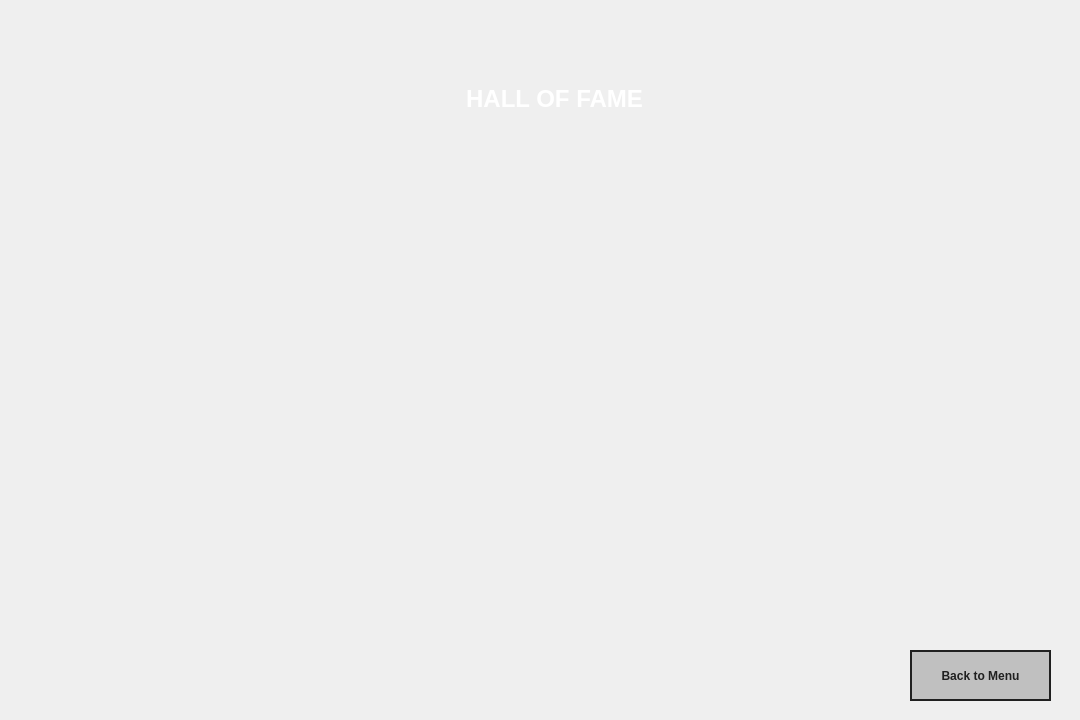
<?xml version="1.0" encoding="UTF-8"?>
<ui version="4.0">
 <class>WinResultWindow</class>
 <widget class="QWidget" name="WinResultWindow">
  <property name="geometry">
   <rect>
    <x>0</x>
    <y>0</y>
    <width>1080</width>
    <height>720</height>
   </rect>
  </property>
  <property name="windowTitle">
   <string>Form</string>
  </property>
  <widget class="QLabel" name="light">
   <property name="geometry">
    <rect>
     <x>169</x>
     <y>-120</y>
     <width>791</width>
     <height>651</height>
    </rect>
   </property>
   <property name="styleSheet">
    <string notr="true"/>
   </property>
   <property name="text">
    <string/>
   </property>
   <property name="pixmap">
    <pixmap resource="resource.qrc">:/img/img/light.png</pixmap>
   </property>
   <property name="scaledContents">
    <bool>true</bool>
   </property>
  </widget>
  <widget class="QLabel" name="pkmn_0">
   <property name="geometry">
    <rect>
     <x>60</x>
     <y>300</y>
     <width>306</width>
     <height>289</height>
    </rect>
   </property>
   <property name="styleSheet">
    <string notr="true"/>
   </property>
   <property name="text">
    <string/>
   </property>
   <property name="pixmap">
    <pixmap resource="resource.qrc">:/sprites/sprites/charizard.png</pixmap>
   </property>
   <property name="scaledContents">
    <bool>true</bool>
   </property>
  </widget>
  <widget class="QPushButton" name="menuBtn">
   <property name="geometry">
    <rect>
     <x>910</x>
     <y>650</y>
     <width>141</width>
     <height>51</height>
    </rect>
   </property>
   <property name="font">
    <font>
     <bold>true</bold>
    </font>
   </property>
   <property name="cursor">
    <cursorShape>PointingHandCursor</cursorShape>
   </property>
   <property name="styleSheet">
    <string notr="true">background: rgba(0, 0, 0, 50);
color: #202020;
border: 2px solid #202020;
text-transform: uppercase;</string>
   </property>
   <property name="text">
    <string>Back to Menu</string>
   </property>
  </widget>
  <widget class="QLabel" name="background">
   <property name="geometry">
    <rect>
     <x>-100</x>
     <y>-20</y>
     <width>1300</width>
     <height>750</height>
    </rect>
   </property>
   <property name="text">
    <string/>
   </property>
   <property name="pixmap">
    <pixmap resource="resource.qrc">:/img/img/bg_win_even.png</pixmap>
   </property>
   <property name="scaledContents">
    <bool>true</bool>
   </property>
  </widget>
  <widget class="QLabel" name="podium">
   <property name="geometry">
    <rect>
     <x>260</x>
     <y>410</y>
     <width>611</width>
     <height>151</height>
    </rect>
   </property>
   <property name="styleSheet">
    <string notr="true"/>
   </property>
   <property name="text">
    <string/>
   </property>
   <property name="pixmap">
    <pixmap resource="resource.qrc">:/img/img/podium_white.png</pixmap>
   </property>
   <property name="scaledContents">
    <bool>true</bool>
   </property>
  </widget>
  <widget class="QLabel" name="confetti">
   <property name="geometry">
    <rect>
     <x>29</x>
     <y>-100</y>
     <width>1071</width>
     <height>651</height>
    </rect>
   </property>
   <property name="styleSheet">
    <string notr="true"/>
   </property>
   <property name="text">
    <string/>
   </property>
   <property name="pixmap">
    <pixmap resource="resource.qrc">:/img/img/confetti.png</pixmap>
   </property>
   <property name="scaledContents">
    <bool>true</bool>
   </property>
  </widget>
  <widget class="QLabel" name="label">
   <property name="geometry">
    <rect>
     <x>359</x>
     <y>78</y>
     <width>391</width>
     <height>41</height>
    </rect>
   </property>
   <property name="font">
    <font>
     <pointsize>18</pointsize>
     <italic>false</italic>
     <bold>true</bold>
    </font>
   </property>
   <property name="styleSheet">
    <string notr="true">color: white;</string>
   </property>
   <property name="text">
    <string>HALL OF FAME</string>
   </property>
   <property name="alignment">
    <set>Qt::AlignCenter</set>
   </property>
  </widget>
  <widget class="QLabel" name="pkmn_1">
   <property name="geometry">
    <rect>
     <x>400</x>
     <y>380</y>
     <width>306</width>
     <height>289</height>
    </rect>
   </property>
   <property name="styleSheet">
    <string notr="true"/>
   </property>
   <property name="text">
    <string/>
   </property>
   <property name="pixmap">
    <pixmap resource="resource.qrc">:/sprites/sprites/charizard.png</pixmap>
   </property>
   <property name="scaledContents">
    <bool>true</bool>
   </property>
  </widget>
  <widget class="QLabel" name="banner">
   <property name="geometry">
    <rect>
     <x>289</x>
     <y>70</y>
     <width>531</width>
     <height>71</height>
    </rect>
   </property>
   <property name="styleSheet">
    <string notr="true"/>
   </property>
   <property name="text">
    <string/>
   </property>
   <property name="pixmap">
    <pixmap resource="resource.qrc">:/img/img/banner.png</pixmap>
   </property>
   <property name="scaledContents">
    <bool>true</bool>
   </property>
  </widget>
  <widget class="QLabel" name="pkmn_2">
   <property name="geometry">
    <rect>
     <x>740</x>
     <y>300</y>
     <width>306</width>
     <height>289</height>
    </rect>
   </property>
   <property name="styleSheet">
    <string notr="true"/>
   </property>
   <property name="text">
    <string/>
   </property>
   <property name="pixmap">
    <pixmap resource="resource.qrc">:/sprites/sprites/charizard.png</pixmap>
   </property>
   <property name="scaledContents">
    <bool>true</bool>
   </property>
  </widget>
  <widget class="QLabel" name="player">
   <property name="geometry">
    <rect>
     <x>429</x>
     <y>190</y>
     <width>250</width>
     <height>250</height>
    </rect>
   </property>
   <property name="styleSheet">
    <string notr="true"/>
   </property>
   <property name="text">
    <string/>
   </property>
   <property name="pixmap">
    <pixmap resource="resource.qrc">:/img/img/trainer_you.png</pixmap>
   </property>
   <property name="scaledContents">
    <bool>true</bool>
   </property>
  </widget>
  <zorder>background</zorder>
  <zorder>confetti</zorder>
  <zorder>podium</zorder>
  <zorder>light</zorder>
  <zorder>pkmn_0</zorder>
  <zorder>menuBtn</zorder>
  <zorder>pkmn_1</zorder>
  <zorder>banner</zorder>
  <zorder>pkmn_2</zorder>
  <zorder>player</zorder>
  <zorder>label</zorder>
 </widget>
 <resources>
  <include location="resource.qrc"/>
 </resources>
 <connections/>
</ui>
